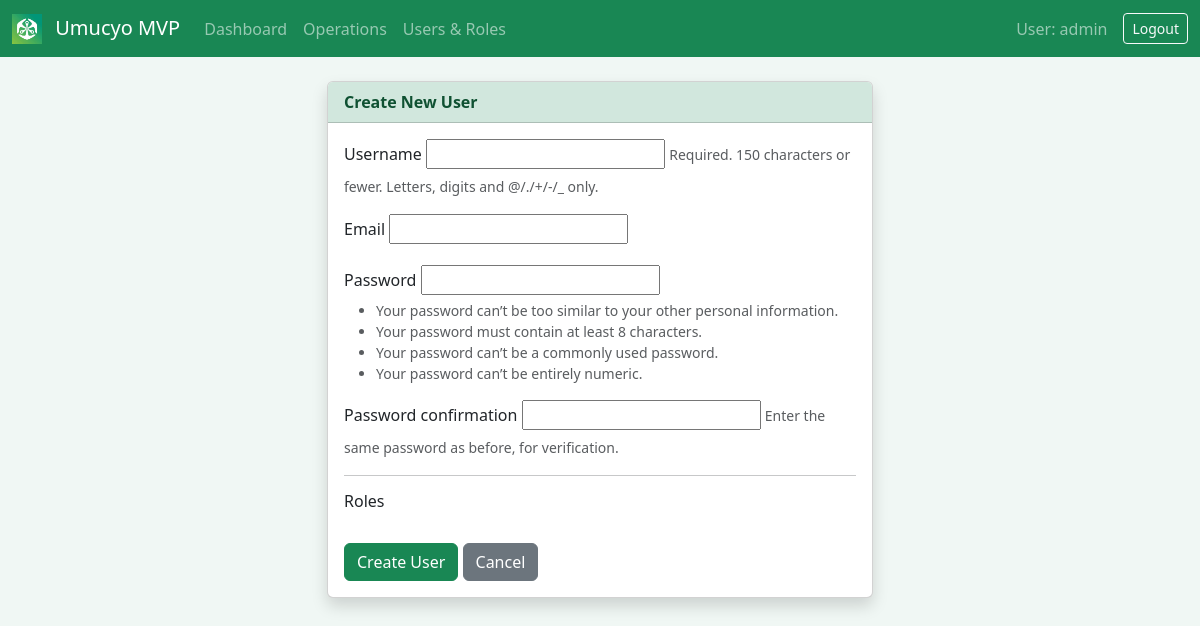
Before: /web/users/create/ (signed in) with the older database file.
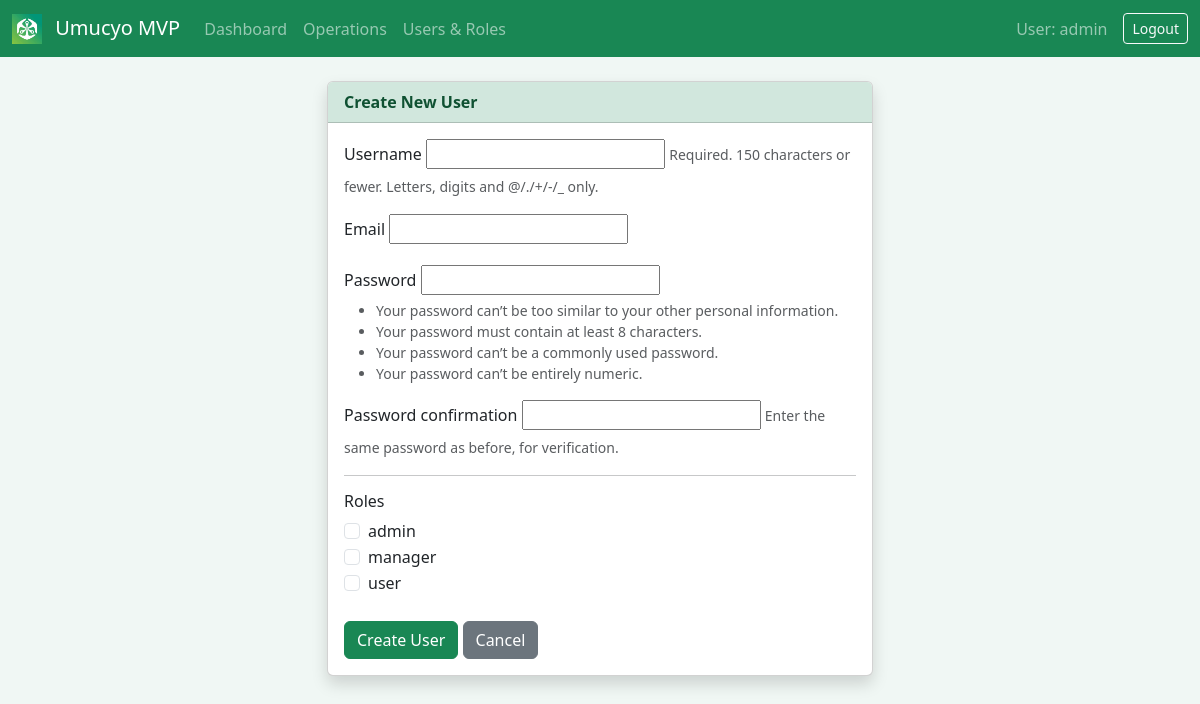
After: the same page with the newer database file.
### core/models.py (models this page shows, shortened)
class Role(models.Model):
    name = models.CharField(max_length=100, unique=True)

### web/views.py (the view, shortened to what this page needs)
# urls.py: path('users/create/', UserCreateView.as_view(), name='user_create'),
class UserCreateView(LoginRequiredMixin, CreateView):
    model = User
    form_class = CustomUserCreationForm
    template_name = 'web/user_create.html'
    success_url = reverse_lazy('user_list')
    def dispatch(self, request, *args, **kwargs):
        if not user_has_role(request.user, ['Admin']):
            raise PermissionDenied
        return super().dispatch(request, *args, **kwargs)
    def get_context_data(self, **kwargs):
        context = super().get_context_data(**kwargs)
        context['all_roles'] = Role.objects.all()
        return context

### web/forms_custom.py
class CustomUserCreationForm(UserCreationForm):
    email = forms.EmailField(required=True)
    class Meta:
        model = User
        fields = ("username", "email")

### core/templatetags/core_tags.py (called while the page is built)
@register.filter
def has_role(user, role_names):
    if not user:
        return False
    if isinstance(role_names, str):
        role_list = [r.strip() for r in role_names.split(',')]
    else:
        role_list = role_names
    return user_has_role(user, role_list)

### core/utils.py (called while the page is built)
def user_has_role(user, role_names):
    if not user.is_authenticated:
        return False
    if user.is_superuser:
        return True
    if isinstance(role_names, str):
        role_names = [role_names]
    return UserRole.objects.filter(user=user, role__name__in=role_names).exists()

### web/templates/web/user_create.html (shortened to what this page needs)
{% extends 'web/base.html' %}
{% block content %}
<div class="row justify-content-center mt-4">
    <div class="col-md-6">
        <div class="card shadow">
            <div class="card-header">Create New User</div>
            <div class="card-body">
                <form method="post">
                    {% for field in form %}
                    <div class="mb-3">
                        <label class="form-label">{{ field.label }}</label>
                        {{ field }}
                        {% if field.help_text %}
                        <small class="form-text text-muted">{{ field.help_text }}</small>
                        {% endif %}
                    </div>
                    {% endfor %}
                    <hr>
                    <h6>Roles</h6>
                    {% for role in all_roles %}
                    <div class="form-check">
                        <input class="form-check-input" type="checkbox" name="roles" value="{{ role.id }}" id="role_{{ role.id }}">
                        <label class="form-check-label" for="role_{{ role.id }}">
                            {{ role.name }}
                        </label>
                    </div>
                    {% endfor %}
                    <br>
                    <button type="submit" class="btn btn-success">Create User</button>
                    <a href="{% url 'user_list' %}" class="btn btn-secondary">Cancel</a>
                </form>
            </div>
        </div>
    </div>
</div>
{% endblock %}

Changed rows visible on the page:
added Role: name "admin"
added Role: name "manager"
added Role: name "user"
